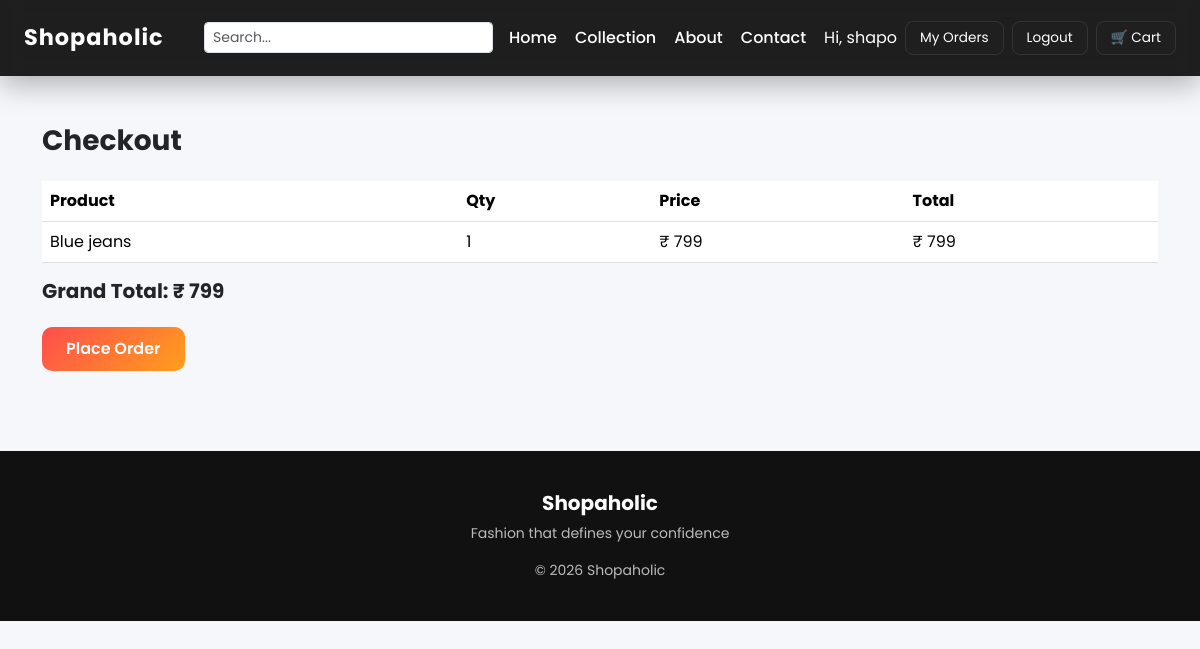
The page /checkout/ (signed in) on the database its author committed.
### shop/models.py (models this page shows, shortened)
class Cart(models.Model):
    user = models.ForeignKey(User, on_delete=models.CASCADE)
    product = models.ForeignKey(Product, on_delete=models.CASCADE)
    quantity = models.IntegerField(default=1)
    added_at = models.DateTimeField(auto_now_add=True)  # ✅ this line

class Product(models.Model):
    name = models.CharField(max_length=200)
    price = models.IntegerField()
    category = models.ForeignKey(Category, on_delete=models.CASCADE)
    image = models.ImageField(upload_to='products/')
    stock = models.IntegerField()
    description = models.TextField()

### shop/views.py (the view, shortened to what this page needs)
# urls.py: path('checkout/', checkout, name='checkout'),
@login_required
def checkout(request):
    cart_items = Cart.objects.filter(user=request.user)
    total = sum(
        item.product.price * item.quantity
        for item in cart_items
    )
    return render(request, 'shop/checkout.html', {
        'cart_items': cart_items,
        'total': total
    })

### templates/shop/checkout.html (shortened to what this page needs)
{% extends 'shop/base.html' %}
{% block content %}
<h3 class="fw-bold mb-4">Checkout</h3>
<table class="table align-middle">
  <thead>
    <tr>
      <th>Product</th>
      <th>Qty</th>
      <th>Price</th>
      <th>Total</th>
    </tr>
  </thead>
  <tbody>
    {% for item in cart_items %}
    <tr>
      <td>{{ item.product.name }}</td>
      <td>{{ item.quantity }}</td>
      <td>₹ {{ item.product.price }}</td>
      <td>₹ {{ item.product.price|add:"0" }}</td>
    </tr>
    {% endfor %}
  </tbody>
</table>
<h5 class="fw-bold mt-3">Grand Total: ₹ {{ total }}</h5>
<form method="post" class="mt-4">
  <button class="btn btn-gradient btn-lgn">
    Place Order
  </button>
</form>
{% endblock %}

### templates/shop/base.html (shortened to what this page needs)
<!DOCTYPE html>
<html lang="en">
<head>
  <link href="https://cdn.jsdelivr.net/npm/bootstrap@5.3.3/dist/css/bootstrap.min.css" rel="stylesheet">
</head>
<body>
<nav class="navbar navbar-expand-lg navbar-dark px-4 py-3">
  <a class="navbar-brand fw-bold text-white" href="{% url 'shop:home' %}">
    Shopaholic
  </a>
  <div class="ms-auto d-flex align-items-center">
    <div class="ms-auto d-flex align-items-center">
  {% if not user.is_superuser %}
  <form class="d-flex me-3"
        action="{% url 'shop:search' %}"
        method="get">
    <input class="form-control form-control-sm"
           type="search"
           name="q"
           placeholder="Search...">
  </form>
  {% endif %}
  {% if user.is_authenticated and user.is_superuser %}
    <a class="nav-link" href="{% url 'adminapp:dashboard' %}">
      Admin Dashboard
    </a>
    <a class="btn btn-nav btn-sm me-2"
       href="{% url 'adminapp:admin_products' %}">
      Manage Products
    </a>
    <a class="btn btn-nav btn-sm"
       href="{% url 'userapp:logout' %}">
      Logout
    </a>
  {% else %}
    <a class="nav-link" href="{% url 'shop:home' %}">Home</a>
    <a class="nav-link" href="{% url 'shop:collection' %}">Collection</a>
    <a class="nav-link" href="{% url 'shop:about' %}">About</a>
    <a class="nav-link" href="{% url 'shop:contact' %}">Contact</a>
    {% if user.is_authenticated %}
      <span class="text-white me-2">
        Hi, {{ user.username }}
      </span>
      <a class="btn btn-nav btn-sm me-2"
         href="{% url 'shop:my_orders' %}">
        My Orders
      </a>
      <a class="btn btn-nav btn-sm me-2"
         href="{% url 'userapp:logout' %}">
        Logout
      </a>
    {% endif %}
    <a class="btn btn-nav btn-sm"
       href="{% url 'shop:view_cart' %}">
      🛒 Cart
    </a>
  {% endif %}
</div>
</nav>
<div class="container my-5">
  {% block content %}{% endblock %}
</div>
<footer>
  <div class="container text-center">
    <h5 class="fw-bold text-white">Shopaholic</h5>
    <p class="small">Fashion that defines your confidence</p>
    <p class="small mb-0">© 2026 Shopaholic</p>
  </div>
</footer>
</body>
</html>

### templates/shop/base.html (style rules this page uses)
:root { --accent: linear-gradient(135deg, #ff4d4d, #ff9f1c); }
body { font-family: 'Poppins', sans-serif; background: #f6f7fb; overflow-x: hidden; }
.navbar { backdrop-filter: blur(10px); background: rgba(0, 0, 0, 0.88); box-shadow: 0 8px 30px rgba(0,0,0,0.3); }
.navbar-brand { font-size: 1.4rem; letter-spacing: 1px; }
.nav-link { color: #fff !important; margin-right: 18px; position: relative; font-weight: 500; }
.nav-link::after { content: ''; position: absolute; width: 0; height: 2px; bottom: -5px; left: 0; background: #ff9f1c; transition: width 0.3s ease; }
.btn-nav { background: #1f1f1f; color: #fff; border: 1px solid #333; padding: 6px 14px; font-size: 0.85rem; border-radius: 8px; }
.btn-gradient { background: var(--accent); color: #fff; border: none; padding: 10px 24px; border-radius: 10px; font-weight: 600; transition: all 0.3s ease; }
footer { background: #111; color: #bbb; padding: 40px 0; margin-top: 80px; }

### rows shown on the page
Cart: product.name "Blue jeans", quantity "1", product.price "799", product.price|add "799"

### other values the page prints
{{ user.username }} "shapo"
{{ total }} "799"
